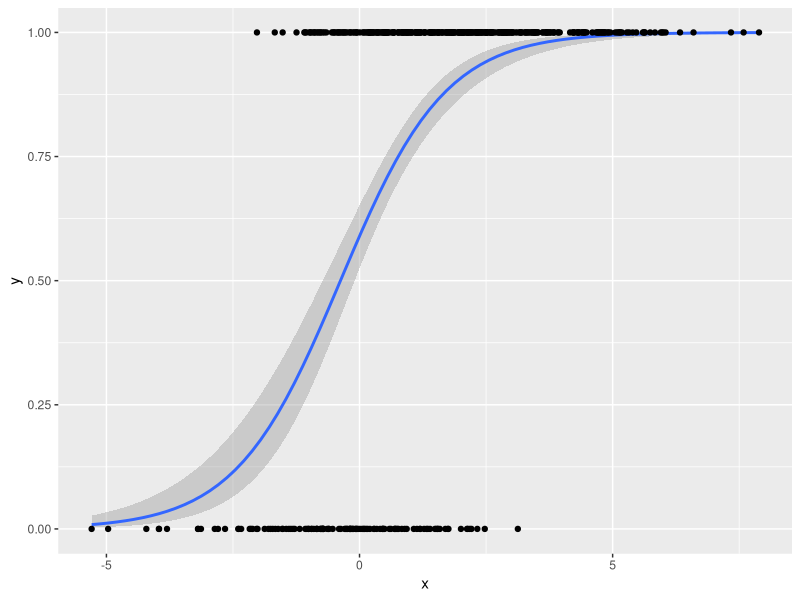
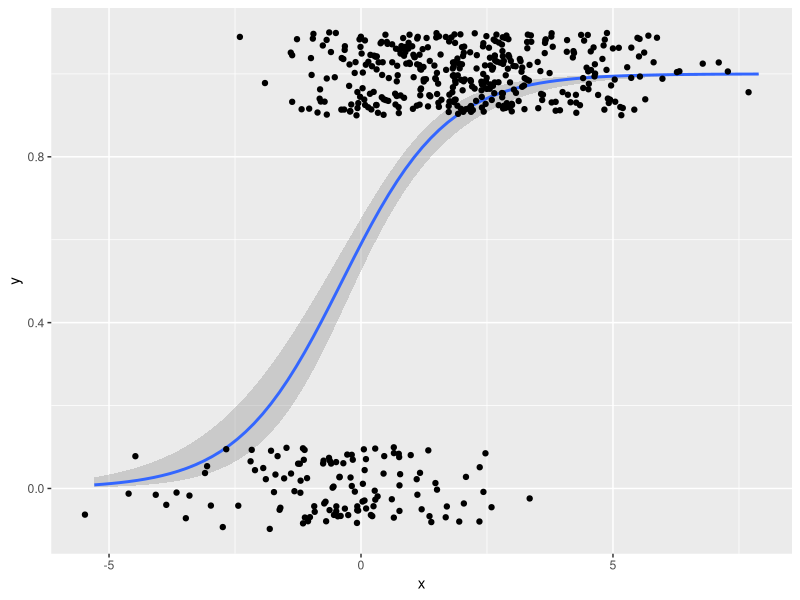

These figures' R source, in order:
## ---- chunk 1
options(crayon.enabled = FALSE) # suppress colorised warnings to be displayed correctly
gc() # garbage collection
rm(list = ls()) # clear variables
## ---- chunk 2
library(tidyverse)
set.seed(1234)
n <- 500
x <- rnorm(n, mean = 1.5, sd = 2) # generate x
ystar <- 0.5 + 1 * x + rlogis(n) # generate latent variable
y <- 1 * (ystar > 0) # threshold corssing transformation
mydat <- tibble(x, y)
mydat
## ---- chunk 3
lreg <- glm(y ~ x, family = binomial(link = "logit"), mydat)
summary(lreg)
## ---- chunk 4
# P(Y = 1 | X = 0)
predict(lreg, newdata = data.frame(x = 0), type = "response")
## ---- chunk 5
# P (Y = 1 | X = mean(X))
predict(lreg, newdata = data.frame(x = mean(x)), type = "response")
## ---- chunk 6
# P(Y = 1 | X = observed values)
p_hat <- predict(lreg, type = "response")
head(p_hat)
## ---- chunk 7
library(broom)
augment(lreg, mydat, type.predict = "response")
## ---- chunk 8
ggplot(mydat, aes(x, y)) +
  stat_smooth(method = "glm", method.args = list(family = "binomial")) +
  geom_point()
## ---- chunk 9
ggplot(mydat, aes(x, y)) +
  stat_smooth(method = "glm", method.args = list(family = "binomial")) +
  geom_jitter(width = 0.5, #add noise to x-coordinates,
              height = 0.1 #add noise to y-coordinates
              )
